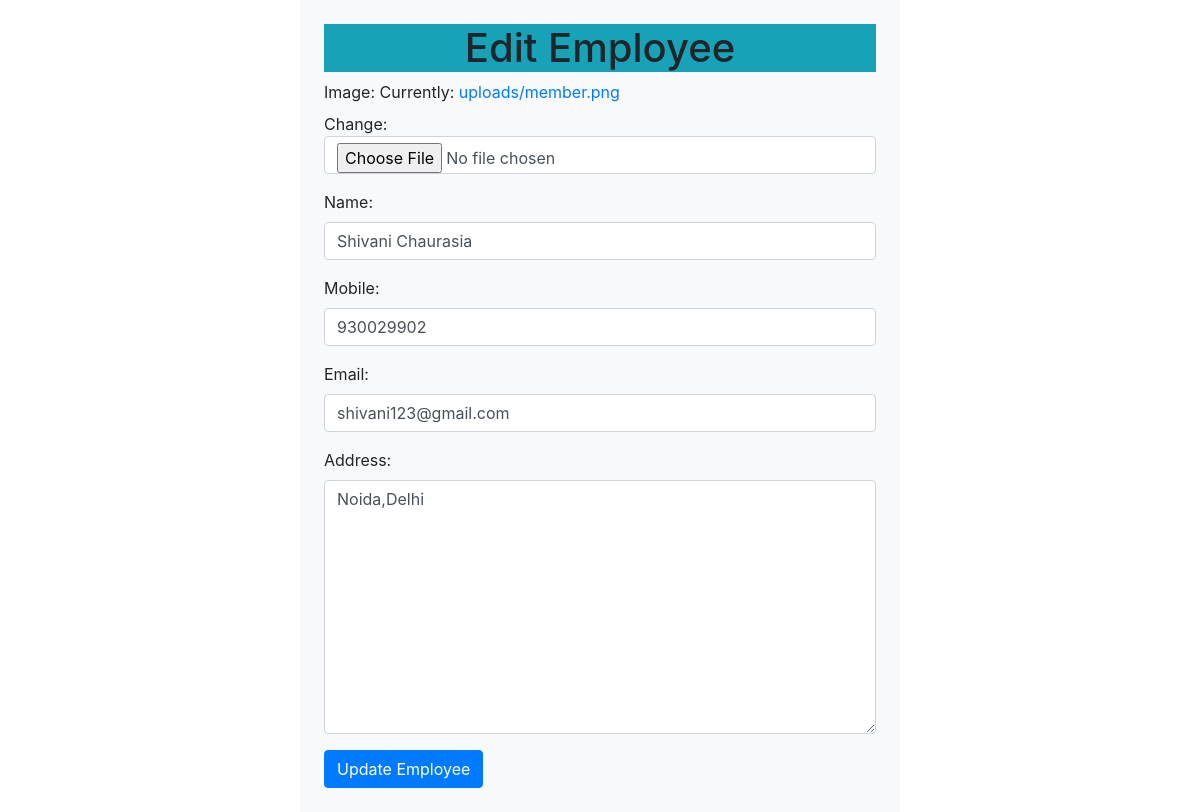
The page /Edit/1 on the database its author committed.
### personapp/models.py (models this page shows, shortened)
class Person(models.Model):
    image=models.ImageField(upload_to="uploads",default="a.png")
    name=models.CharField(max_length=30)
    email=models.EmailField(unique=True)
    mobile=models.CharField(max_length=12)
    address=models.TextField()
    joining_date=models.DateTimeField(auto_now=True)
    status=models.BooleanField(default=True)

### personapp/views.py (the view)
# urls.py: path('Edit/<id>', views.EditPerson),
def EditPerson(request,id=None):
    one_rec=Person.objects.get(pk=id)
    form=PersonForm(request.POST or None,request.FILES or None, instance=one_rec)
    if form.is_valid():
        form.save()
        return redirect('/')
    mydict= {'form':form}
    return render(request,'Edit.html',context=mydict)

### personapp/forms.py
class PersonForm(forms.ModelForm):
    class Meta:
        model=Person
        fields =('image','name','mobile','email','address')
    def __init__(self, *args, **kwargs):
        super(PersonForm, self).__init__(*args, **kwargs)
        for visible in self.visible_fields():
            visible.field.widget.attrs['class'] = 'form-control'

### personapp/templates/Edit.html (shortened to what this page needs)
<!DOCTYPE html>
<html lang="en">
<head>
    <link rel="stylesheet" href="https://cdn.jsdelivr.net/npm/bootstrap@4.6.1/dist/css/bootstrap.min.css">
</head>
<body>
<div class="w-50 m-auto p-4 bg-light">
<h1 class="text-center bg-info"> Edit Employee </h1>
    <form method="post" enctype="multipart/form-data">
        {{form.as_p}}
        <button type="submit" class="btn btn-primary">Update Employee</button>
    </form>
</div>
</body>
</html>

### rows shown on the page
Person: name "Shivani Chaurasia", mobile "930029902", email "shivani123@gmail.com", address "Noida,Delhi"
